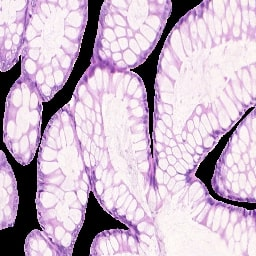
#> input picture PBL-ORB detector/BR/Bruce Force/Input/before.jpg, 256 x 256 px
$ python 'Bruce Force EX4.py'
#> lines starting #> are read from the running program, lines starting #| are printed output that depends on the picture
import cv2

# function to read the images by taking there path
def read_image(path1,path2):
#> called with path1 = 'Input/before.jpg', path2 = 'Input/test0.jpg'
    read_img1 = cv2.imread(path1)
#> read_img1 is the input picture: shape (256, 256, 3); mean B, G, R 199.9, 180.5, 200.3
    read_img2 = cv2.imread(path2)
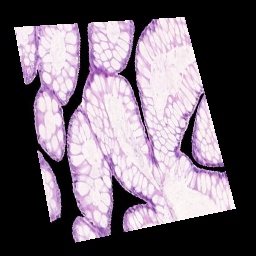
#> input picture PBL-ORB detector/BR/Bruce Force/Input/test0.jpg, 256 x 256 px
#> read_img2 is the input picture: shape (256, 256, 3); mean B, G, R 112.1, 101, 112.1
    return (read_img1,read_img2)

# function to convert images from RGB to gray scale
def convert_to_grayscale(pic1,pic2):
    gray_img1 = cv2.cvtColor(pic1,cv2.COLOR_BGR2GRAY)
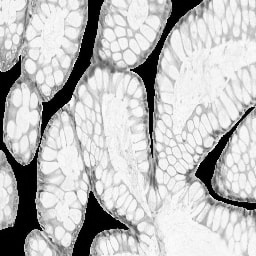
#> gray_img1: shape (256, 256); min 0, max 254, mean 188.7
    gray_img2 = cv2.cvtColor(pic2,cv2.COLOR_BGR2GRAY)
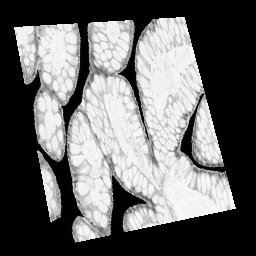
#> gray_img2: shape (256, 256); min 0, max 253, mean 105.6
    return (gray_img1,gray_img2)

# function to detect the features by finding key points
# and descriptors from the image
def detector(image1,image2):
    # creating ORB detector
    detect = cv2.ORB_create()

    # finding key points and descriptors of both images
    # using detectAndCompute() function
    key_point1,descrip1 = detect.detectAndCompute(image1,None)
#> key_point1 = 442 keypoints; strongest (x, y, size): (44, 103, 31), (131, 70, 31), (91, 193, 31), (196, 175, 31)
    key_point2,descrip2 = detect.detectAndCompute(image2,None)
#> key_point2 = 436 keypoints; strongest (x, y, size): (203, 97, 37.2), (50, 220, 31), (120, 74, 31), (63, 106, 31)
    return (key_point1,descrip1,key_point2,descrip2)

# function to find best detected features using brute
# force matcher and match them according to there humming distance
def BF_FeatureMatcher(des1,des2):
    brute_force = cv2.BFMatcher(cv2.NORM_HAMMING,crossCheck=True)
    no_of_matches = brute_force.match(des1,des2)

    # finding the humming distance of the matches and sorting them
    no_of_matches = sorted(no_of_matches,key=lambda x:x.distance)
    return no_of_matches

# function displaying the output image with the feature matching
def display_output(pic1,kpt1,pic2,kpt2,best_match):
    # drawing the feature matches using drawMatches() function
    output_image = cv2.drawMatches(pic1,kpt1,pic2,
                                   kpt2,best_match[:30],None,flags=2)
    cv2.imshow('Output image',output_image)

# main function
if __name__ == '__main__':
    # giving the path of both of the images
    first_image_path = 'Input/before.jpg'
    second_image_path = 'Input/test0.jpg'

    # reading the image from there paths
    img1, img2 = read_image(first_image_path,second_image_path)

    # converting the readed images into the gray scale images
    gray_pic1, gray_pic2 = convert_to_grayscale(img1,img2)

    # storing the finded key points and descriptors of both of the images
    key_pt1,descrip1,key_pt2,descrip2 = detector(gray_pic1,gray_pic2)
#> key_pt1 has the same summary as key_point1 in detector; key_pt2 has the same summary as key_point2 in detector

    # sorting the number of best matches obtained from brute force matcher
    number_of_matches = BF_FeatureMatcher(descrip1,descrip2)
#> in BF_FeatureMatcher, `no_of_matches = brute_force.match(des1,des2)`: no_of_matches = 149 matches
#> number_of_matches = 149 matches
    tot_feature_matches = len(number_of_matches)
#> tot_feature_matches = 149
    print(f'Total Number of Features matches found are {tot_feature_matches}')
#| Total Number of Features matches found are 149

    # after drawing the feature matches displaying the output image
    display_output(gray_pic1,key_pt1,gray_pic2,key_pt2,number_of_matches)
#> in display_output, `output_image = cv2.drawMatches(pic1,kpt1,pic2, kpt2,best_match[:30],No..`:
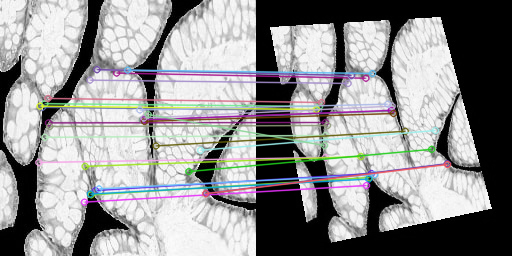
#> output_image: shape (256, 512, 3); mean of channels 0, 1, 2 146, 145.2, 145.5; drawn as B, G, R
    cv2.waitKey()
    cv2.destroyAllWindows()
